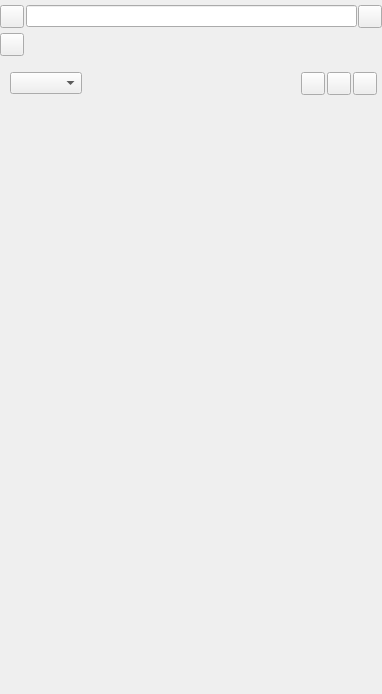
<?xml version="1.0" encoding="UTF-8"?>
<ui version="4.0">
 <class>TreeView</class>
 <widget class="QWidget" name="TreeView">
  <property name="geometry">
   <rect>
    <x>0</x>
    <y>0</y>
    <width>382</width>
    <height>694</height>
   </rect>
  </property>
  <property name="windowTitle">
   <string>TreeView</string>
  </property>
  <layout class="QVBoxLayout" name="verticalLayout_5" stretch="1,20">
   <property name="spacing">
    <number>0</number>
   </property>
   <property name="leftMargin">
    <number>0</number>
   </property>
   <property name="topMargin">
    <number>0</number>
   </property>
   <property name="rightMargin">
    <number>0</number>
   </property>
   <property name="bottomMargin">
    <number>0</number>
   </property>
   <item>
    <widget class="QWidget" name="widget" native="true">
     <layout class="QHBoxLayout" name="horizontalLayout_3">
      <property name="spacing">
       <number>0</number>
      </property>
      <property name="leftMargin">
       <number>0</number>
      </property>
      <property name="topMargin">
       <number>0</number>
      </property>
      <property name="rightMargin">
       <number>0</number>
      </property>
      <property name="bottomMargin">
       <number>0</number>
      </property>
      <item>
       <layout class="QHBoxLayout" name="horizontalLayout_2">
        <property name="spacing">
         <number>2</number>
        </property>
        <item>
         <widget class="QToolButton" name="set_font_btn">
          <property name="text">
           <string/>
          </property>
         </widget>
        </item>
        <item>
         <layout class="QHBoxLayout" name="horizontalLayout">
          <property name="spacing">
           <number>1</number>
          </property>
          <item>
           <widget class="QLineEdit" name="search_edit"/>
          </item>
          <item>
           <widget class="QToolButton" name="search_btn">
            <property name="text">
             <string/>
            </property>
           </widget>
          </item>
         </layout>
        </item>
       </layout>
      </item>
     </layout>
    </widget>
   </item>
   <item>
    <widget class="QWidget" name="widget_2" native="true">
     <layout class="QVBoxLayout" name="verticalLayout_4">
      <property name="spacing">
       <number>0</number>
      </property>
      <property name="leftMargin">
       <number>0</number>
      </property>
      <property name="topMargin">
       <number>0</number>
      </property>
      <property name="rightMargin">
       <number>0</number>
      </property>
      <property name="bottomMargin">
       <number>0</number>
      </property>
      <item>
       <layout class="QVBoxLayout" name="verticalLayout" stretch="1,2,20,1">
        <property name="spacing">
         <number>0</number>
        </property>
        <property name="bottomMargin">
         <number>0</number>
        </property>
        <item>
         <widget class="ToolButton2State" name="playlist_btn">
          <property name="text">
           <string/>
          </property>
         </widget>
        </item>
        <item>
         <widget class="QWidget" name="playlist_tree_2" native="true">
          <layout class="QHBoxLayout" name="horizontalLayout_4">
           <property name="spacing">
            <number>2</number>
           </property>
           <property name="leftMargin">
            <number>10</number>
           </property>
           <property name="topMargin">
            <number>0</number>
           </property>
           <property name="rightMargin">
            <number>5</number>
           </property>
           <property name="bottomMargin">
            <number>0</number>
           </property>
           <item>
            <widget class="QComboBox" name="listtype_combo"/>
           </item>
           <item>
            <spacer name="horizontalSpacer">
             <property name="orientation">
              <enum>Qt::Horizontal</enum>
             </property>
             <property name="sizeHint" stdset="0">
              <size>
               <width>175</width>
               <height>20</height>
              </size>
             </property>
            </spacer>
           </item>
           <item>
            <widget class="QToolButton" name="playmode_btn">
             <property name="text">
              <string/>
             </property>
            </widget>
           </item>
           <item>
            <widget class="QToolButton" name="addfile_btn">
             <property name="text">
              <string/>
             </property>
            </widget>
           </item>
           <item>
            <widget class="QToolButton" name="delfile_btn">
             <property name="text">
              <string/>
             </property>
            </widget>
           </item>
          </layout>
         </widget>
        </item>
        <item>
         <widget class="QWidget" name="playlist_tree" native="true"/>
        </item>
        <item>
         <spacer name="verticalSpacer">
          <property name="orientation">
           <enum>Qt::Vertical</enum>
          </property>
          <property name="sizeHint" stdset="0">
           <size>
            <width>20</width>
            <height>40</height>
           </size>
          </property>
         </spacer>
        </item>
       </layout>
      </item>
     </layout>
    </widget>
   </item>
  </layout>
 </widget>
 <layoutdefault spacing="6" margin="11"/>
 <customwidgets>
  <customwidget>
   <class>ToolButton2State</class>
   <extends>QToolButton</extends>
   <header>toolbutton2state.h</header>
  </customwidget>
 </customwidgets>
 <resources/>
 <connections/>
</ui>
